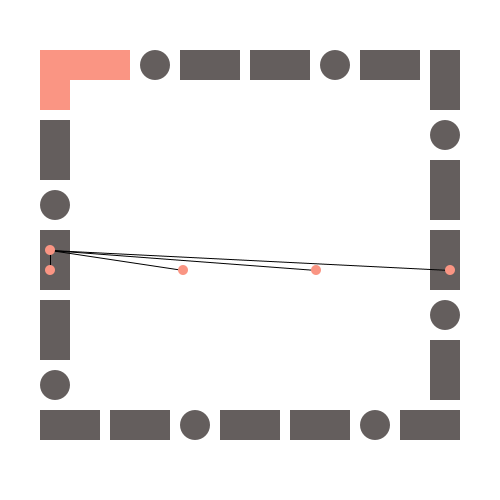
Frame 1 (no input)
Frame 60 (the mouse pressed at the canvas centre just before this capture): identical to frame 1, image omitted
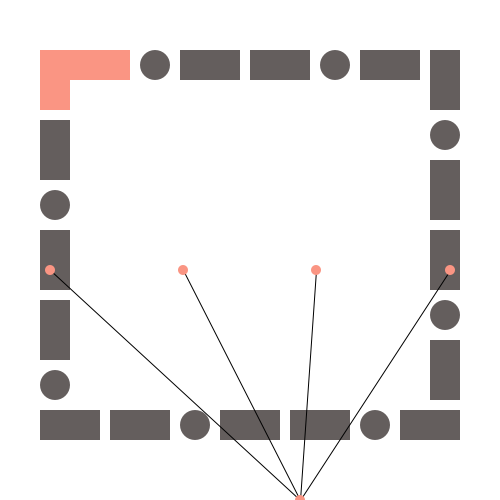
Frame 120 (the mouse held since frame 60 and released just before this capture)

The Processing sketch that drew these frames (run headless with seeded random() and noise(); from frame 60 on, the mouse is pressed at the canvas centre):

// Processing sketch: processing_119093
// ── processing_119093.pde

void setup()
{
  size(500, 500);
  background(255);

}

void draw()
{
  background(255);
  translate(30, 50);
  noStroke();
  
  fill(250, 149, 131);
  rect(10, 0, 30, 60);
  rect(40, 0, 60, 30);
  fill(100, 94, 93);
  ellipse(125, 15, 30, 30);
  rect(150, 0, 60, 30);
  rect(220, 0, 60, 30);
  ellipse(305, 15, 30, 30);
  rect(330, 0, 60, 30);
  rect(400, 0, 30, 60);
  ellipse(415, 85, 30, 30);
  rect(400, 110, 30, 60);
  rect(400, 180, 30, 60);
  ellipse(415, 265, 30, 30);
  rect(400, 290, 30, 60);
  rect(370, 360, 60, 30);
  ellipse(345, 375, 30, 30);
  rect(260, 360, 60, 30);
  rect(190, 360, 60, 30);
  ellipse(165, 375, 30, 30);
  rect(80, 360, 60, 30);
  rect(10, 360, 60, 30);
  ellipse(25, 335, 30, 30);
  rect(10, 250, 30, 60);
  rect(10, 180, 30, 60);
  ellipse(25, 155, 30, 30);
  rect(10, 70, 30, 60);
  
  
  translate(20, 200);
  //1
  stroke(0);
  line(0, 20, mouseX, mouseY);
  //2
  stroke(0);
  line(133, 20, mouseX, mouseY);
  //3
  stroke(0);
  line(266, 20, mouseX, mouseY);
  //4
  stroke(0);
  line(400, 20, mouseX, mouseY);
  
  //1
  fill(250, 149, 131);
  noStroke();
  ellipse(0, 20, 10, 10);
  //2
  noStroke();
  fill(250, 149, 131);
  ellipse(mouseX, mouseY, 10, 10);
  //3
  noStroke();
  fill(250, 149, 131);
  ellipse(133, 20, 10, 10);
  //4
  noStroke();
  fill(250, 149, 131);
  ellipse(266, 20, 10, 10);
  //5
  noStroke();
  fill(250, 149, 131);
  ellipse(400, 20, 10, 10);
}
